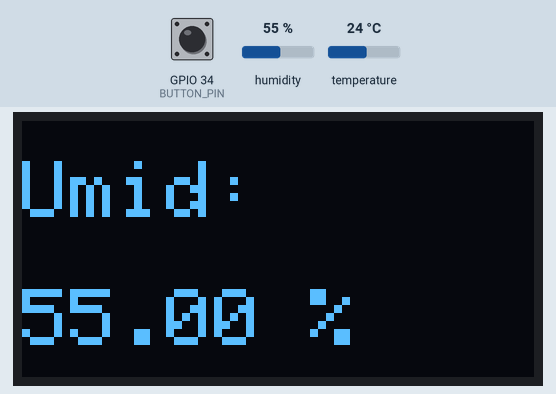
Recording of a program running on a simulated ESP32. Shown: 128×64 one-colour display. The inputs (shaded band) are chosen by the test bench; at power-on: GPIO 34 (BUTTON_PIN) HIGH, humidity 55 %, temperature 24 °C. The display library's start-up logo is not drawn; what the program prints to the serial monitor is not drawn.

Above: at 3.3 s.
3.4 s: GPIO 34 (BUTTON_PIN) pulled LOW for 3.2 s
At 3.9 s:
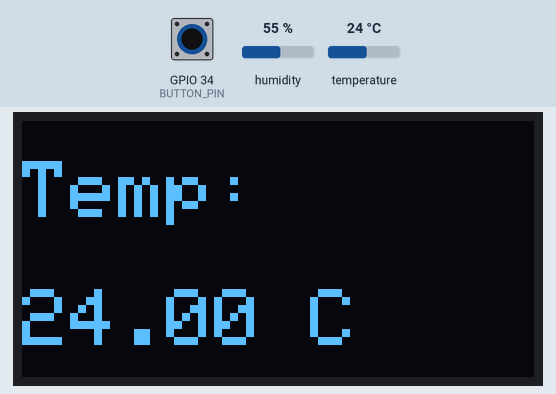
8.1 s: humidity set to 22 %
At 9.3 s:
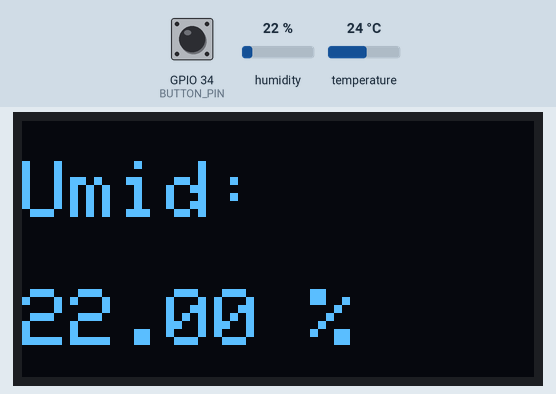
9.8 s: humidity set to 40 %
At 11.0 s:
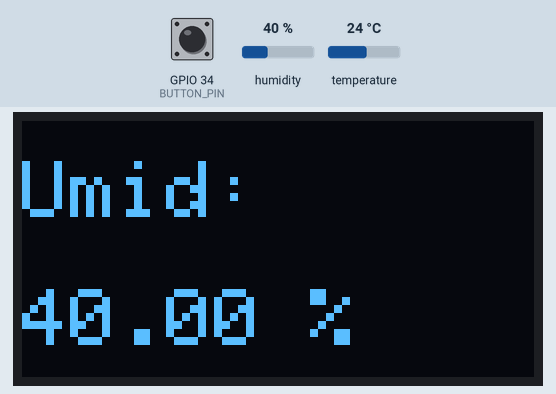
11.8 s: humidity set to 68 %
At 13.4 s:
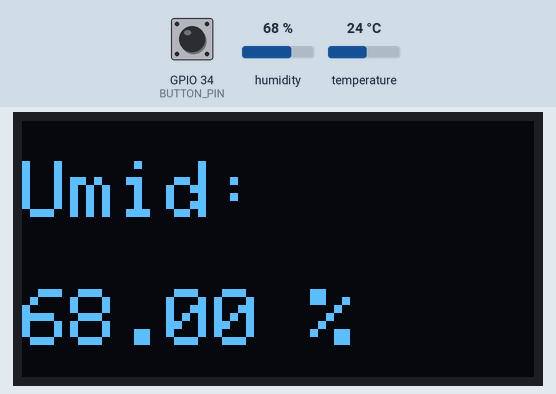
13.9 s: GPIO 34 (BUTTON_PIN) pulled LOW for 0.15 s
At 15.2 s:
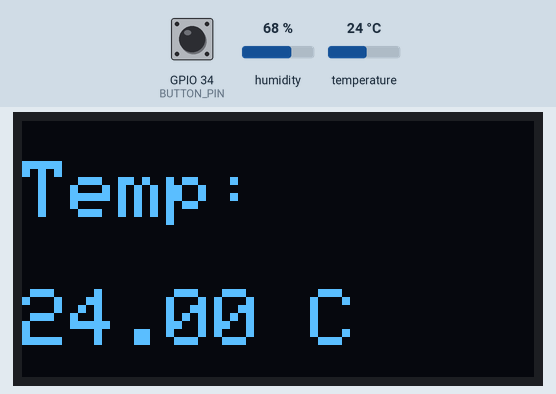
15.5 s: temperature set to 12 °C
At 17.0 s:
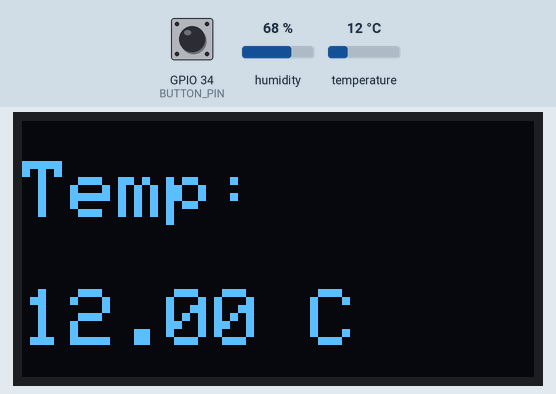
Timing chart, 0 to 18.5 s (numbered marks = the images above; inputs shaded):
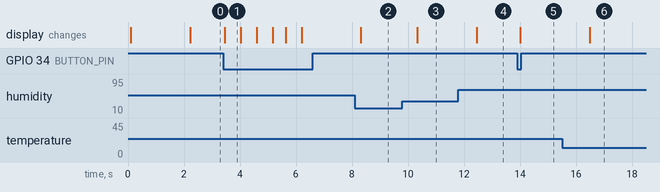

Measured:
- after the input at 3.4 s, the display: changes after 0.06 s (image 1)
- after the input at 8.1 s, the display: changes after 0.22 s (image 2)
- after the input at 9.8 s, the display: changes after 0.53 s (image 3)
- after the input at 11.8 s, the display: changes after 0.65 s (image 4)
- after the input at 13.9 s, the display: changes after 0.10 s (image 5)
- after the input at 15.5 s, the display: changes after 0.99 s (image 6)
- what the display in image 1 shows lasts 0.5 s, from 3.5 s to 4.0 s

The program:

main.cpp
```cpp
/* --------------------------------------------------------------------------------------
    Author: Jorge Palma Conceição
    Date:   20-07-2024
    Resume: Code made to test FreeRTOS in development board (JP ESP32 Basic).
            The application read temperature and humidity and displays in the OLED display,
            and if the user press the button he can change from one to another.
  -------------------------------------------------------------------------------------- */

#include <Arduino.h>

#include <Wire.h>
#include <Adafruit_SSD1306.h>
#include <DHT.h>
#include <DHT_U.h>

/* Defining pins and DHT type, setting DHT */
#define     DHTPIN      13
#define     DHTTYPE     DHT11
#define     BUTTON_PIN  34
DHT dht(DHTPIN, DHTTYPE);

/* Setting display OLED */
#define     SCREEN_WIDTH 128
#define     SCREEN_HEIGHT 64
#define     OLED_RESET    -1
#define     I2C_SDA       21
#define     I2C_SCL       22
Adafruit_SSD1306 display(SCREEN_WIDTH, SCREEN_HEIGHT, &Wire, OLED_RESET);

/* Creating Variables to store values and manipule display */
float temperature;
float humidity;
bool showTemperature;

SemaphoreHandle_t semaphore = NULL;

void readDHT(void * parameters)
{
    for(;;)
    {
        humidity = dht.readHumidity();
        temperature = dht.readTemperature();
        if (isnan(humidity) || isnan(temperature))
        {
            Serial.println("Error in readings of humidity and temperature");
        }
        else
        {
            Serial.print(F("Humidity: "));
            Serial.print(humidity);
            Serial.print(F("%  Temperature: "));
            Serial.print(temperature);
            Serial.println(F("ºC"));
        }
        xSemaphoreGive(semaphore);  // Release semaphore to update the display!
        vTaskDelay(pdMS_TO_TICKS(2000));
    }
}

void updateDisplay(void * parameters)
{
    for (;;)
    {
    if (xSemaphoreTake(semaphore, (TickType_t) 10) == pdTRUE)
    {
      display.clearDisplay();
      display.setTextSize(2);
      display.setTextColor(WHITE);
      display.setCursor(0, 10);
      if (showTemperature) {
        display.println(F("Temp: "));
        display.println(F(""));
        display.print(temperature);
        display.print(F(" C"));
      } else {
        display.println(F("Umid: "));
         display.println(F(""));
        display.print(humidity);
        display.print(F(" %"));
      }
      display.display();
    }
    vTaskDelay(pdMS_TO_TICKS(100));
  }
}

void buttonHandler(void * parameters)
{
    for(;;)
    {
        if(digitalRead(BUTTON_PIN) == LOW)
        {
            showTemperature = !showTemperature;
            xSemaphoreGive(semaphore);
            Serial.println(F("Button Pressed"));
            vTaskDelay(pdMS_TO_TICKS(500));  // Delay to debounce
        }

        vTaskDelay(pdMS_TO_TICKS(50));
    }
}

void setup()
{
    Serial.begin(115200);
    delay(100);

    Wire.begin(I2C_SDA, I2C_SCL);

    if(!display.begin(SSD1306_SWITCHCAPVCC, 0x3C))
    {
        Serial.println(F("Failed to init OLED display"));
        for(;;);
    }
    display.display();
    delay(2000);
    display.clearDisplay();
    display.display();

    dht.begin();

    pinMode(BUTTON_PIN, INPUT_PULLUP);

    semaphore = xSemaphoreCreateBinary();

    xTaskCreatePinnedToCore(readDHT, "ReadDHT", 2048, NULL, 1, NULL, 0);
    xTaskCreatePinnedToCore(updateDisplay, "UpdateDisplay", 2048, NULL, 1, NULL, 1);
    xTaskCreatePinnedToCore(buttonHandler, "ButtonHandler", 2048, NULL, 1, NULL, 1);
}

void loop()
{

}
```
